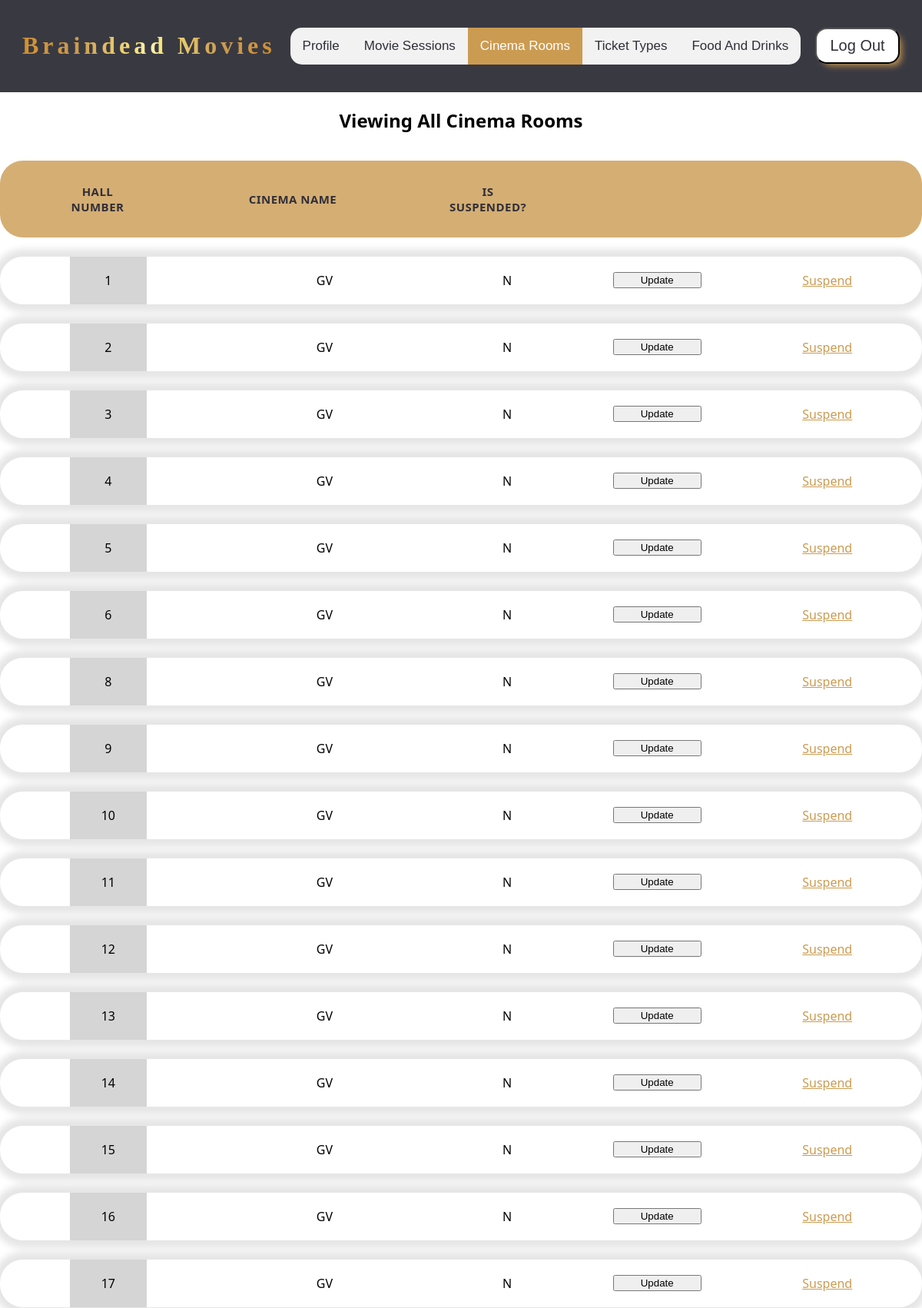
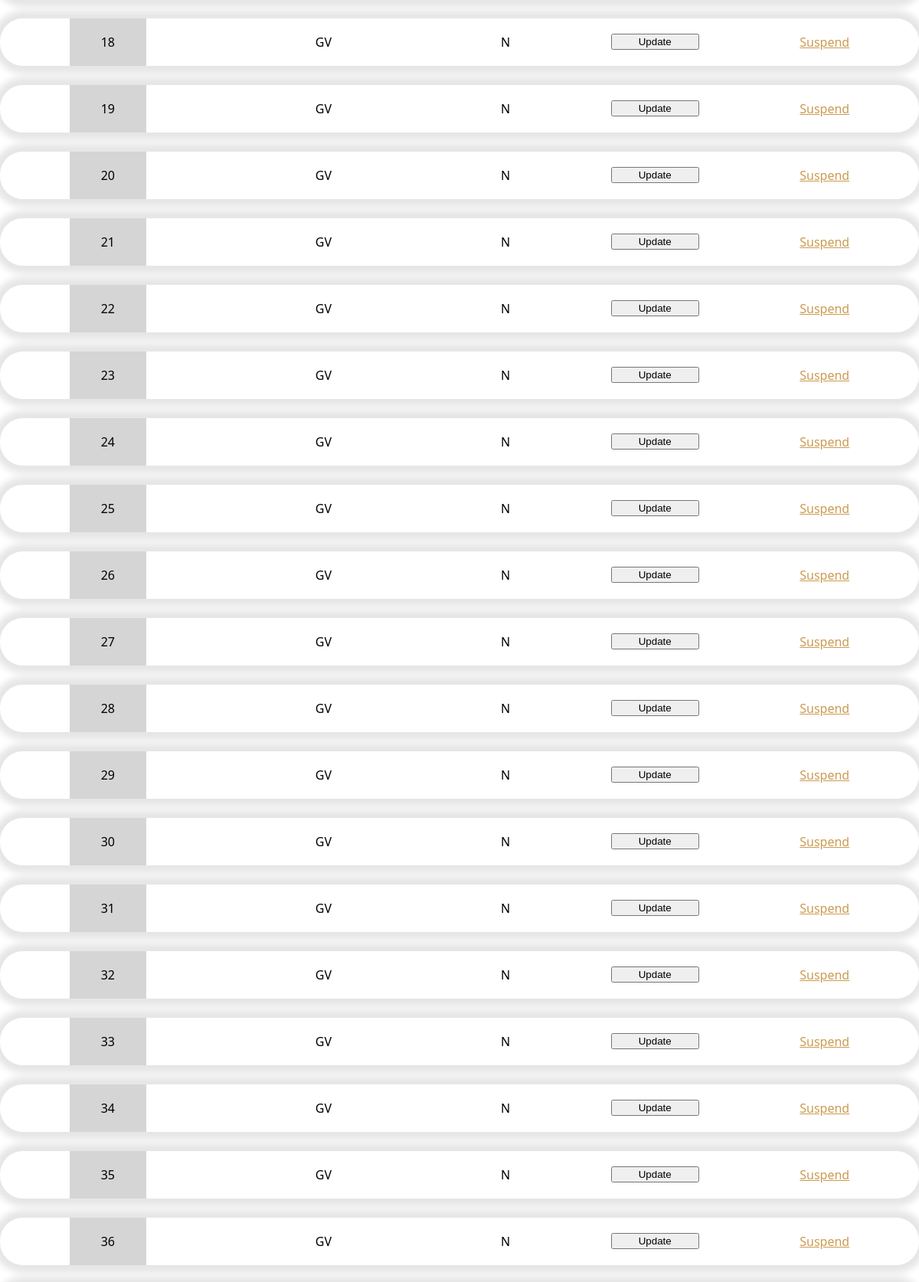
Screenshot of /GroupProject/CinemaManagerViewCinemaRoomUI.php (upper part) with the database file from the repository (2 pictures, top to bottom).
### tables this page shows
CREATE TABLE `moviehall` (
  `hallNo` int(11) NOT NULL,
  `cinemaName` varchar(100) NOT NULL,
  `suspend` varchar(3) DEFAULT NULL
);

### GroupProject/Controller/CinemaManagerViewCinemaRoomCTL.php (called while the page is built)
<?php
include_once "Entity/CinemaRoom.php";
class CinemaManagerViewCinemaRoomCTL
{
    public function retrieveAllCinemaRoom()
    {
        $CinemaRoom = new CinemaRoom();
        $tableContent = $CinemaRoom->retrieveCinemaRoom();
        return $tableContent;
    }
}

### GroupProject/Entity/CinemaRoom.php (the view, shortened to what this page needs)
<?php
include_once 'db.php';
class CinemaRoom
{
    public function retrieveCinemaRoom()
    {
        global $con;
        $tableContent = "";
        $sql = "SELECT * FROM moviehall";
        try {
            $result = mysqli_query($con, $sql);
            while ($row = $result->fetch_assoc()) {
                $tableContent .= '<form action="CinemaManagerUpdateCinemaRoomUI.php" method="post">
                                        <li class="table-row">
                                            <div class="oddRow sCode" >' . $row["hallNo"] . '</div>
                                            <input type="hidden" name="cinemaRoomNo" value="' . $row['hallNo'] . '" />
                                            <div class="sName" >' . $row["cinemaName"] . '</div>
                                            <input type="hidden" name="cinemaName" value="' . $row['cinemaName'] . '" />
                                            <div class="sSTime" >' . $row["suspend"] . '</div>
                                            <input type="hidden" name="suspend" value="' . $row['suspend'] . '" />
                                            <input type="submit" name="editRoomInfo" value="Update" class="extra" data-label="edit">';
                if ($row["suspend"] == "N") {
                    $tableContent .= '<a href="CinemaManagerSuspendCinemaRoomUI.php?cinemaRoomNo=' . $row["hallNo"] . '" class="link">Suspend</a>';
                } else if ($row['suspend'] == "Y") {
                    $tableContent .= '<a role="link" aria-disabled="true" style="color:#A9A9A9">Suspend</a>';
                }
                $tableContent .= '</li></form>';
            }
            return $tableContent;
        } catch (mysqli_sql_exception $e) {
            return $tableContent;
        }
    }
}

### GroupProject/css/topnav.css (style rules this page uses)
body { margin: 0; padding: 0; font-family: "Segoe UI", Tahoma, Geneva, Verdana, sans-serif; }
.link { color: #cb9b51; font-weight: 500; }

### GroupProject/css/infoTable.css (style rules this page uses)
.infoTable li { border-radius: 30px; padding: 0px 25px; display: flex; justify-content: space-around; margin-bottom: 25px; align-items: center; }
.infoTable .table-row { background-color: #ffffff; box-shadow: 0px 0px 9px 10px rgba(0, 0, 0, 0.1); }
.infoTable .sCode { flex-basis: 100px; }
.infoTable .sName { flex-basis: 200px; }
.infoTable .sSTime { flex-basis: 00px; }
.infoTable .extra { flex-basis: 10%; }
.infoTable .oddRow { background-color: #bbbbbb9c; padding: 20px 0 20px 0; }

### rows the page displays
moviehall: hallNo "1", cinemaName "GV", suspend "N"
moviehall: hallNo "2", cinemaName "GV", suspend "N"
moviehall: hallNo "3", cinemaName "GV", suspend "N"
moviehall: hallNo "4", cinemaName "GV", suspend "N"
moviehall: hallNo "5", cinemaName "GV", suspend "N"
moviehall: hallNo "6", cinemaName "GV", suspend "N"
moviehall: hallNo "8", cinemaName "GV", suspend "N"
moviehall: hallNo "9", cinemaName "GV", suspend "N"
moviehall: hallNo "10", cinemaName "GV", suspend "N"
moviehall: hallNo "11", cinemaName "GV", suspend "N"
moviehall: hallNo "12", cinemaName "GV", suspend "N"
moviehall: hallNo "13", cinemaName "GV", suspend "N"
moviehall: hallNo "14", cinemaName "GV", suspend "N"
moviehall: hallNo "15", cinemaName "GV", suspend "N"
moviehall: hallNo "16", cinemaName "GV", suspend "N"
moviehall: hallNo "17", cinemaName "GV", suspend "N"
moviehall: hallNo "18", cinemaName "GV", suspend "N"
moviehall: hallNo "19", cinemaName "GV", suspend "N"
moviehall: hallNo "20", cinemaName "GV", suspend "N"
moviehall: hallNo "21", cinemaName "GV", suspend "N"
moviehall: hallNo "22", cinemaName "GV", suspend "N"
moviehall: hallNo "23", cinemaName "GV", suspend "N"
moviehall: hallNo "24", cinemaName "GV", suspend "N"
moviehall: hallNo "25", cinemaName "GV", suspend "N"
moviehall: hallNo "26", cinemaName "GV", suspend "N"
moviehall: hallNo "27", cinemaName "GV", suspend "N"
moviehall: hallNo "28", cinemaName "GV", suspend "N"
moviehall: hallNo "29", cinemaName "GV", suspend "N"
moviehall: hallNo "30", cinemaName "GV", suspend "N"
moviehall: hallNo "31", cinemaName "GV", suspend "N"
moviehall: hallNo "32", cinemaName "GV", suspend "N"
moviehall: hallNo "33", cinemaName "GV", suspend "N"
moviehall: hallNo "34", cinemaName "GV", suspend "N"
moviehall: hallNo "35", cinemaName "GV", suspend "N"
moviehall: hallNo "36", cinemaName "GV", suspend "N"
